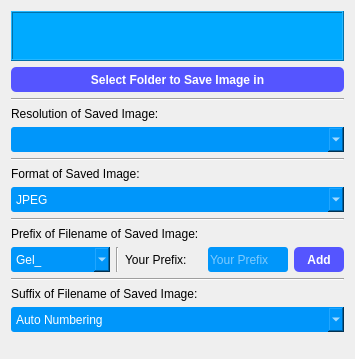
            <widget class="QWidget" name="toolCapture">
             <property name="geometry">
              <rect>
               <x>0</x>
               <y>0</y>
               <width>355</width>
               <height>359</height>
              </rect>
             </property>
             <attribute name="label">
              <string>Capture Options</string>
             </attribute>
             <layout class="QVBoxLayout" name="verticalLayout_5">
              <item>
               <widget class="QTextBrowser" name="textSavedFolder">
                <property name="maximumSize">
                 <size>
                  <width>16777215</width>
                  <height>50</height>
                 </size>
                </property>
                <property name="toolTip">
                 <string>Displays the folder where clicked images are going to be saved</string>
                </property>
                <property name="statusTip">
                 <string>Folder where images are going to be saved</string>
                </property>
                <property name="styleSheet">
                 <string notr="true">background-color :rgb(0, 170, 255)</string>
                </property>
                <property name="frameShape">
                 <enum>QFrame::Box</enum>
                </property>
                <property name="frameShadow">
                 <enum>QFrame::Raised</enum>
                </property>
               </widget>
              </item>
              <item>
               <widget class="QPushButton" name="pushSavedFolder">
                <property name="minimumSize">
                 <size>
                  <width>0</width>
                  <height>25</height>
                 </size>
                </property>
                <property name="toolTip">
                 <string>Click to change the folder where images are saved</string>
                </property>
                <property name="toolTipDuration">
                 <number>3</number>
                </property>
                <property name="statusTip">
                 <string>Change the folder where images are saved</string>
                </property>
                <property name="styleSheet">
                 <string notr="true">QPushButton{	
background-color : rgb(85, 85, 255);
color:rgb(255, 255, 255);
font: 10pt &quot;Segoe UI&quot;;
font: bold;
border-radius: 5px;
}

QPushButton::checked{background-color :rgb(85, 255, 127);}

QPushButton::pressed{background-color :rgb(85, 170, 250);}</string>
                </property>
                <property name="text">
                 <string>Select Folder to Save Image in</string>
                </property>
               </widget>
              </item>
              <item>
               <widget class="Line" name="line_4">
                <property name="orientation">
                 <enum>Qt::Horizontal</enum>
                </property>
               </widget>
              </item>
              <item>
               <widget class="QLabel" name="label_2">
                <property name="text">
                 <string>Resolution of Saved Image:</string>
                </property>
               </widget>
              </item>
              <item>
               <widget class="QComboBox" name="comboResolution">
                <property name="minimumSize">
                 <size>
                  <width>0</width>
                  <height>25</height>
                 </size>
                </property>
                <property name="styleSheet">
                 <string notr="true">QComboBox{	
background-color : rgb(0, 150, 250);
color:rgb(255, 255, 255);
font: 10pt &quot;Segoe UI&quot;;
border-radius: 3px;
}</string>
                </property>
               </widget>
              </item>
              <item>
               <widget class="Line" name="line_8">
                <property name="orientation">
                 <enum>Qt::Horizontal</enum>
                </property>
               </widget>
              </item>
              <item>
               <widget class="QLabel" name="label_3">
                <property name="text">
                 <string>Format of Saved Image:</string>
                </property>
               </widget>
              </item>
              <item>
               <widget class="QComboBox" name="comboFormat">
                <property name="minimumSize">
                 <size>
                  <width>0</width>
                  <height>25</height>
                 </size>
                </property>
                <property name="styleSheet">
                 <string notr="true">QComboBox{	
background-color : rgb(0, 150, 250);
color:rgb(255, 255, 255);
font: 10pt &quot;Segoe UI&quot;;
border-radius: 3px;
}</string>
                </property>
                <item>
                 <property name="text">
                  <string>JPEG</string>
                 </property>
                </item>
                <item>
                 <property name="text">
                  <string>TIFF</string>
                 </property>
                </item>
                <item>
                 <property name="text">
                  <string>PNG</string>
                 </property>
                </item>
                <item>
                 <property name="text">
                  <string>BMP</string>
                 </property>
                </item>
               </widget>
              </item>
              <item>
               <widget class="Line" name="line_9">
                <property name="orientation">
                 <enum>Qt::Horizontal</enum>
                </property>
               </widget>
              </item>
              <item>
               <widget class="QLabel" name="label_4">
                <property name="text">
                 <string>Prefix of Filename of Saved Image:</string>
                </property>
               </widget>
              </item>
              <item>
               <layout class="QHBoxLayout" name="horizontalLayout_17">
                <item>
                 <widget class="QComboBox" name="comboFnamePrefix">
                  <property name="minimumSize">
                   <size>
                    <width>0</width>
                    <height>25</height>
                   </size>
                  </property>
                  <property name="styleSheet">
                   <string notr="true">QComboBox{	
background-color : rgb(0, 150, 250);
color:rgb(255, 255, 255);
font: 10pt &quot;Segoe UI&quot;;
border-radius: 3px;
}</string>
                  </property>
                  <property name="editable">
                   <bool>false</bool>
                  </property>
                  <property name="maxVisibleItems">
                   <number>6</number>
                  </property>
                  <property name="duplicatesEnabled">
                   <bool>false</bool>
                  </property>
                  <item>
                   <property name="text">
                    <string>Gel_</string>
                   </property>
                  </item>
                  <item>
                   <property name="text">
                    <string>Protein_</string>
                   </property>
                  </item>
                  <item>
                   <property name="text">
                    <string>Image_</string>
                   </property>
                  </item>
                  <item>
                   <property name="text">
                    <string>DNA_</string>
                   </property>
                  </item>
                  <item>
                   <property name="text">
                    <string>RNA_</string>
                   </property>
                  </item>
                  <item>
                   <property name="text">
                    <string>User Defined...</string>
                   </property>
                  </item>
                 </widget>
                </item>
                <item>
                 <widget class="Line" name="line_18">
                  <property name="orientation">
                   <enum>Qt::Vertical</enum>
                  </property>
                 </widget>
                </item>
                <item>
                 <widget class="QLabel" name="label_7">
                  <property name="maximumSize">
                   <size>
                    <width>85</width>
                    <height>16777215</height>
                   </size>
                  </property>
                  <property name="text">
                   <string>Your Prefix:</string>
                  </property>
                 </widget>
                </item>
                <item>
                 <widget class="QLineEdit" name="lineAddPrefix">
                  <property name="minimumSize">
                   <size>
                    <width>0</width>
                    <height>25</height>
                   </size>
                  </property>
                  <property name="maximumSize">
                   <size>
                    <width>80</width>
                    <height>16777215</height>
                   </size>
                  </property>
                  <property name="styleSheet">
                   <string notr="true">QLineEdit{	
background-color : rgb(0, 150, 250);
color:rgb(255, 255, 255);
font: 10pt &quot;Segoe UI&quot;;
border-radius: 3px;
}</string>
                  </property>
                  <property name="text">
                   <string/>
                  </property>
                  <property name="maxLength">
                   <number>10</number>
                  </property>
                  <property name="placeholderText">
                   <string>Your Prefix</string>
                  </property>
                 </widget>
                </item>
                <item>
                 <widget class="QPushButton" name="pushAddPrefix">
                  <property name="minimumSize">
                   <size>
                    <width>0</width>
                    <height>25</height>
                   </size>
                  </property>
                  <property name="maximumSize">
                   <size>
                    <width>50</width>
                    <height>16777215</height>
                   </size>
                  </property>
                  <property name="styleSheet">
                   <string notr="true">QPushButton{	
background-color : rgb(85, 85, 255);
color:rgb(255, 255, 255);
font: 10pt &quot;Segoe UI&quot;;
font: bold;
border-radius: 5px;
}

QPushButton::checked{background-color :rgb(85, 255, 127);}

QPushButton::pressed{background-color :rgb(85, 170, 250);}</string>
                  </property>
                  <property name="text">
                   <string>Add</string>
                  </property>
                 </widget>
                </item>
               </layout>
              </item>
              <item>
               <widget class="Line" name="line_19">
                <property name="orientation">
                 <enum>Qt::Horizontal</enum>
                </property>
               </widget>
              </item>
              <item>
               <widget class="QLabel" name="label_42">
                <property name="text">
                 <string>Suffix of Filename of Saved Image:</string>
                </property>
               </widget>
              </item>
              <item>
               <widget class="QComboBox" name="comboFnameSuffix">
                <property name="minimumSize">
                 <size>
                  <width>0</width>
                  <height>25</height>
                 </size>
                </property>
                <property name="styleSheet">
                 <string notr="true">QComboBox{	
background-color : rgb(0, 150, 250);
color:rgb(255, 255, 255);
font: 10pt &quot;Segoe UI&quot;;
border-radius: 3px;
}</string>
                </property>
                <item>
                 <property name="text">
                  <string>Auto Numbering</string>
                 </property>
                </item>
                <item>
                 <property name="text">
                  <string>Date and Time</string>
                 </property>
                </item>
               </widget>
              </item>
              <item>
               <spacer name="verticalSpacer">
                <property name="orientation">
                 <enum>Qt::Vertical</enum>
                </property>
                <property name="sizeHint" stdset="0">
                 <size>
                  <width>20</width>
                  <height>95</height>
                 </size>
                </property>
               </spacer>
              </item>
             </layout>
            </widget>
